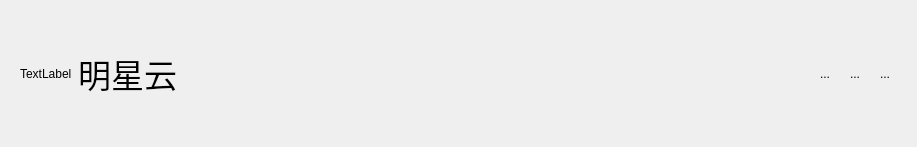
<?xml version="1.0" encoding="UTF-8"?>
<ui version="4.0">
 <class>TittleWg</class>
 <widget class="QWidget" name="TittleWg">
  <property name="geometry">
   <rect>
    <x>0</x>
    <y>0</y>
    <width>917</width>
    <height>147</height>
   </rect>
  </property>
  <property name="windowTitle">
   <string>Form</string>
  </property>
  <layout class="QVBoxLayout" name="verticalLayout">
   <item>
    <widget class="QWidget" name="widget" native="true">
     <layout class="QHBoxLayout" name="horizontalLayout">
      <item>
       <widget class="QLabel" name="Logo">
        <property name="text">
         <string>TextLabel</string>
        </property>
       </widget>
      </item>
      <item>
       <widget class="QLabel" name="Beauty">
        <property name="font">
         <font>
          <family>站酷酷黑</family>
          <pointsize>25</pointsize>
          <weight>50</weight>
          <bold>false</bold>
         </font>
        </property>
        <property name="text">
         <string>明星云</string>
        </property>
       </widget>
      </item>
      <item>
       <spacer name="horizontalSpacer">
        <property name="orientation">
         <enum>Qt::Horizontal</enum>
        </property>
        <property name="sizeHint" stdset="0">
         <size>
          <width>542</width>
          <height>20</height>
         </size>
        </property>
       </spacer>
      </item>
      <item>
       <widget class="QToolButton" name="Set">
        <property name="text">
         <string>...</string>
        </property>
        <property name="icon">
         <iconset resource="qsrc.qrc">
          <normaloff>:/images/setting-filling.png</normaloff>:/images/setting-filling.png</iconset>
        </property>
        <property name="iconSize">
         <size>
          <width>32</width>
          <height>32</height>
         </size>
        </property>
        <property name="autoRaise">
         <bool>true</bool>
        </property>
       </widget>
      </item>
      <item>
       <widget class="QToolButton" name="Min">
        <property name="text">
         <string>...</string>
        </property>
        <property name="icon">
         <iconset resource="qsrc.qrc">
          <normaloff>:/images/minus.png</normaloff>:/images/minus.png</iconset>
        </property>
        <property name="iconSize">
         <size>
          <width>32</width>
          <height>32</height>
         </size>
        </property>
        <property name="autoRaise">
         <bool>true</bool>
        </property>
       </widget>
      </item>
      <item>
       <widget class="QToolButton" name="Close">
        <property name="text">
         <string>...</string>
        </property>
        <property name="icon">
         <iconset resource="qsrc.qrc">
          <normaloff>:/images/close.png</normaloff>:/images/close.png</iconset>
        </property>
        <property name="iconSize">
         <size>
          <width>32</width>
          <height>32</height>
         </size>
        </property>
        <property name="autoRaise">
         <bool>true</bool>
        </property>
       </widget>
      </item>
     </layout>
    </widget>
   </item>
  </layout>
 </widget>
 <resources>
  <include location="qsrc.qrc"/>
 </resources>
 <connections/>
</ui>
